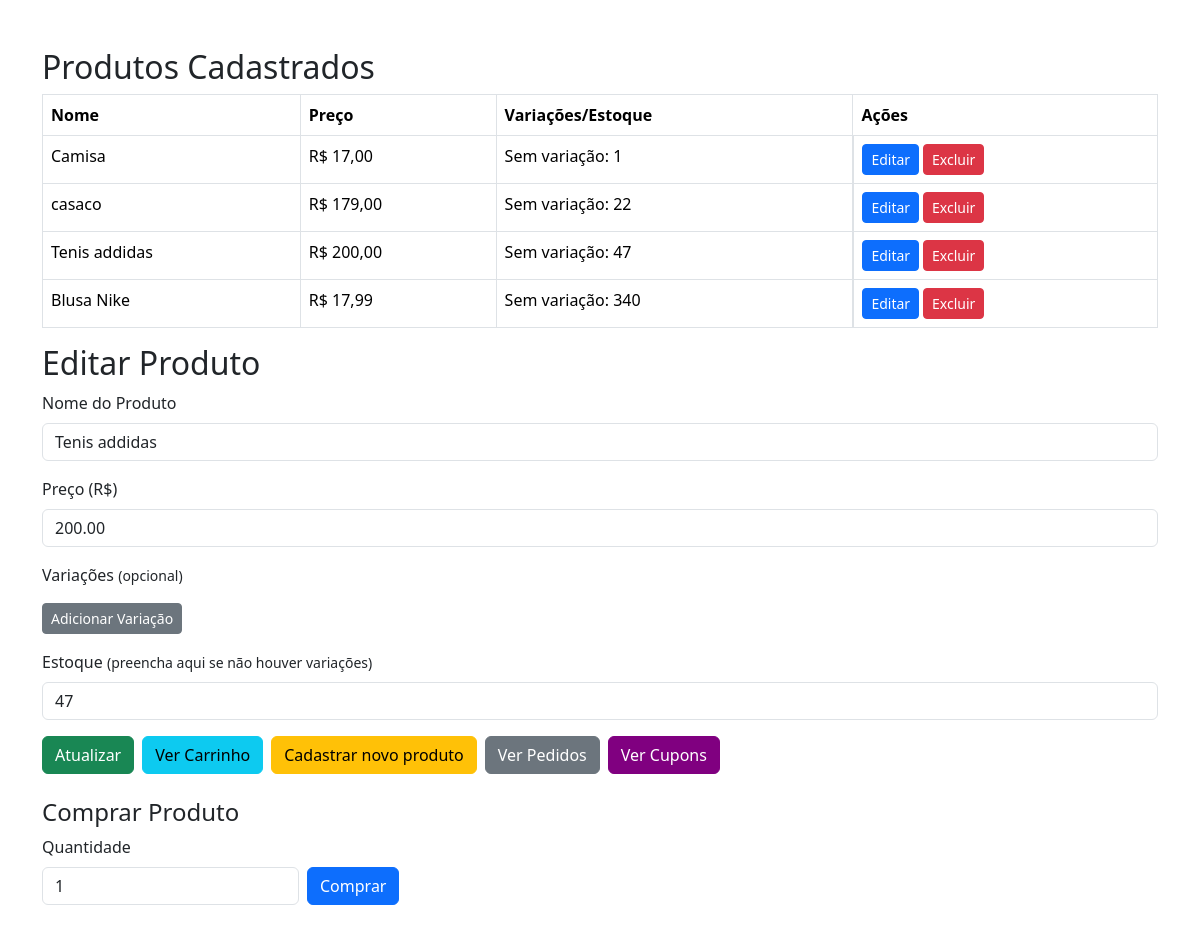
/montink/index.php?editar=12, run on the app's committed database.
### tables this page shows
CREATE TABLE `produtos` (
  `id` int(11) NOT NULL,
  `nome` varchar(100) NOT NULL,
  `preco` decimal(10,2) NOT NULL,
  `variacoes` text DEFAULT NULL,
  `criado_em` timestamp NOT NULL DEFAULT current_timestamp()
);

CREATE TABLE `estoque` (
  `id` int(11) NOT NULL,
  `produto_id` int(11) NOT NULL,
  `variacao` varchar(100) DEFAULT NULL,
  `quantidade` int(11) DEFAULT 0
);

### montink/index.php (the view, shortened to what this page needs)
<?php
$db = new Database();
$pdo = $db->conectar();
$produto = null;
$estoques = [];
$editando = false;
if (isset($_GET['editar'])) {
    $editando = true;
    $id = (int)$_GET['editar'];
    $stmt = $pdo->prepare("SELECT * FROM produtos WHERE id = ?");
    $stmt->execute([$id]);
    $produto = $stmt->fetch(PDO::FETCH_ASSOC);
    $stmt = $pdo->prepare("SELECT * FROM estoque WHERE produto_id = ?");
    $stmt->execute([$id]);
    $estoques = $stmt->fetchAll(PDO::FETCH_ASSOC);
}
?>
<!DOCTYPE html>
<html lang="pt-BR">
<head>
    <link rel="stylesheet" href="https://cdn.jsdelivr.net/npm/bootstrap@5.3.3/dist/css/bootstrap.min.css">
</head>
<body class="container mt-5">
<h2>Produtos Cadastrados</h2>
<table class="table table-bordered">
    <thead>
        <tr>
            <th>Nome</th>
            <th>Preço</th>
            <th>Variações/Estoque</th>
            <th>Ações</th>
        </tr>
    </thead>
    <tbody>
    <?php
    $stmt = $pdo->query("SELECT * FROM produtos ORDER BY id DESC");
    $produtos = $stmt->fetchAll(PDO::FETCH_ASSOC);
    foreach ($produtos as $p):
        $stmt2 = $pdo->prepare("SELECT * FROM estoque WHERE produto_id = ?");
        $stmt2->execute([$p['id']]);
        $ests = $stmt2->fetchAll(PDO::FETCH_ASSOC);
    ?>
        <tr>
            <td><?= htmlspecialchars($p['nome']) ?></td>
            <td>R$ <?= number_format($p['preco'], 2, ',', '.') ?></td>
            <td>
                <?php
                if ($ests) {
                    foreach ($ests as $e) {
                        echo htmlspecialchars($e['variacao'] ?: 'Sem variação') . ': ' . (int)$e['quantidade'] . '<br>';
                    }
                }
                ?>
            </td>
            <td class="d-flex gap-1">
                <a href="?editar=<?= $p['id'] ?>" class="btn btn-sm btn-primary">Editar</a>
                <form method="post" style="display:inline;" onsubmit="return confirm('Tem certeza que deseja excluir este produto?');">
                    <button type="submit" class="btn btn-sm btn-danger">Excluir</button>
                </form>
            </td>
        </tr>
    <?php endforeach; ?>
    </tbody>
</table>
<h2><?= $editando ? 'Editar Produto' : 'Cadastrar Produto' ?></h2>
<form method="post" class="mb-4">
    <div class="mb-3">
        <label class="form-label">Nome do Produto</label>
        <input type="text" name="nome" class="form-control" required value="<?= htmlspecialchars($produto['nome'] ?? '') ?>">
    </div>
    <div class="mb-3">
        <label class="form-label">Preço (R$)</label>
        <input type="number" step="0.01" name="preco" class="form-control" required value="<?= htmlspecialchars($produto['preco'] ?? '') ?>">
    </div>
    <div class="mb-3">
        <label class="form-label">Variações <small>(opcional)</small></label>
        <button type="button" class="btn btn-secondary btn-sm mt-2" onclick="addVariacao()">Adicionar Variação</button>
    </div>
    <div class="mb-3">
        <label class="form-label">Estoque <small>(preencha aqui se não houver variações)</small></label>
        <input type="number" name="estoque_unico" class="form-control" value="<?php
            if ($editando && $estoques && count($estoques) === 1 && empty($estoques[0]['variacao'])) {
                echo (int)$estoques[0]['quantidade'];
            }
        ?>">
    </div>
        <div class="mb-3 d-flex align-items-center gap-2">
            <button type="submit" class="btn btn-success"><?= $editando ? 'Atualizar' : 'Cadastrar' ?></button>
            <a href="app/views/carrinho/visualizar.php" class="btn btn-info">Ver Carrinho</a>
            <?php if ($editando): ?>
                <a href="index.php" class="btn btn-warning">Cadastrar novo produto</a>
            <?php endif; ?>
            <a href="app/views/regras/pedidos.php" class="btn btn-secondary">Ver Pedidos</a>
            <a href="app/views/regras/cupons.php" class="btn btn-secondary" style="background-color: #800080; border-color: #800080; color: #fff;">Ver Cupons</a>
        </div>
</form>
<?php if ($editando && $produto): ?>
    <h4>Comprar Produto</h4>
    <form method="post" class="mb-4 row g-2 align-items-end">
        <div class="col-auto">
            <label class="form-label">Quantidade</label>
            <input type="number" name="compra_qtd" class="form-control" min="1" value="1">
        </div>
        <div class="col-auto">
            <button type="submit" name="comprar" class="btn btn-primary">Comprar</button>
        </div>
    </form>
<?php endif; ?>
</body>
</html>

### data on the page
produtos: nome "Camisa", preco "17,00"
estoque: variacao "Sem variação", quantidade "1"
produtos: nome "casaco", preco "179,00"
estoque: variacao "Sem variação", quantidade "22"
produtos: nome "Tenis addidas", preco "200,00", preco "200.00"
estoque: variacao "Sem variação", quantidade "47", estoque_unico "47"
produtos: nome "Blusa Nike", preco "17,99"
estoque: variacao "Sem variação", quantidade "340"
